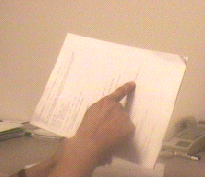
#> input picture images/paper.bmp, 205 x 177 px, found by its file name
$ python example2.py
#> lines starting #> are read from the running program, lines starting #| are printed output that depends on the picture; after the words box and inside, x2 and y2 are one past the last pixel; in counts of white or black regions, pixels touching at a corner belong together
import cv2
import numpy as np
import math

def HoughTransform(edge_map):
    theta_values = np.deg2rad(np.arange(-90.0, 90.0))
    height, width = edge_map.shape
    diagonal_length = int(round(math.sqrt(width * width + height * height)))
    rho_values = np.linspace(-diagonal_length, diagonal_length, diagonal_length * 2 + 1)

    accumulator = np.zeros((len(rho_values), len(theta_values)), dtype=int)
    y_coordinates, x_coordinates = np.nonzero(edge_map)

    for edge_idx in range(len(x_coordinates)):
        x = x_coordinates[edge_idx]
        y = y_coordinates[edge_idx]
        for theta_idx in range(len(theta_values)):
            theta = theta_values[theta_idx]
            rho = int(round(x * np.cos(theta) + y * np.sin(theta)))
            accumulator[rho + diagonal_length, theta_idx] += 1

        # print("%d out of %d edges have voted" % (edge_idx+1, len(x_coordinates)))
        # cv2.imshow("Accumulator", (accumulator * 255 / accumulator.max()).astype(np.uint8))
        # cv2.waitKey(0)
    return accumulator, theta_values, rho_values

def find_local_maxima(accumulator, threshold=30):
    height, width = accumulator.shape
    local_maxima = np.zeros_like(accumulator, dtype=bool)

    for i in range(1, height-1):
        for j in range(1, width-1):
            if accumulator[i, j] > threshold:
                # Check if it's a local maximum
                if accumulator[i, j] >= np.max(accumulator[i-1:i+2, j-1:j+2]):
                    local_maxima[i, j] = True

    return np.argwhere(local_maxima)


im = cv2.imread('images\paper.bmp')
#> im is the input picture: shape (177, 205, 3); mean B, G, R 144.6, 171.8, 206.6

im_gray = cv2.cvtColor(im, cv2.COLOR_BGR2GRAY)
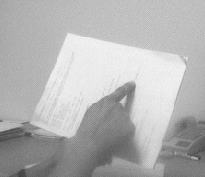
#> im_gray: shape (177, 205); min 63, max 245, mean 179

edge_map = cv2.Canny(im_gray, 70, 150)
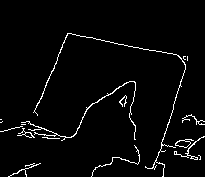
#> edge_map: shape (177, 205); 3.2% white in thin lines or dots, all inside (x1, y1, x2, y2) = (0, 33, 205, 177)

accumulator, theta_values, rho_values = HoughTransform(edge_map)
#> in HoughTransform, `y_coordinates, x_coordinates = np.nonzero(edge_map)`: y_coordinates = 1164 values from 33 to 176; x_coordinates = 1164 values, max 204 at index 516, min 0 at index 478, mean 112.8
#> the loop in HoughTransform, `for edge_idx in range(len(x_coordinates)):` made 1164 passes
#> (x, y) on passes 1 to 3: (67, 33), (68, 33), (69, 33)
#> after the loop in HoughTransform, `for edge_idx in range(len(x_coordinates)):`:
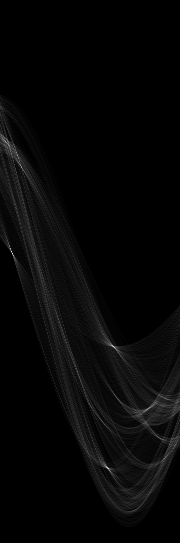
#> accumulator: shape (543, 180) int64; min 0, max 80, mean 2.1; drawn with min black and max white
#> theta_values = 180 values from -1.57 to 1.55; rho_values = 543 values from -271 to 271
# print(np.argwhere(accumulator))
# print(rho_values)
# lines = np.argwhere(accumulator > 30)
lines = find_local_maxima(accumulator, 30)
#> after the loop in find_local_maxima, `for i in range(1, height-1):`:
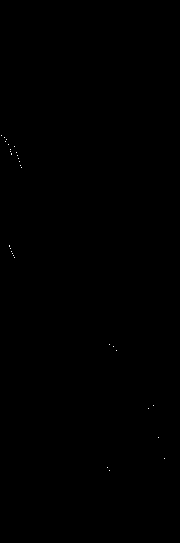
#> local_maxima: shape (543, 180) bool; 0.03% white in thin lines or dots, all inside (x1, y1, x2, y2) = (1, 135, 165, 471)
#> lines = 32 pairs, first value 135 to 470, second value 1 to 164

height, width = im_gray.shape
#> height = 177; width = 205

for line in lines:
    rho = rho_values[line[0]]
    theta = theta_values[line[1]]
    slope = -np.cos(theta)/np.sin(theta)
    intercept = rho/np.sin(theta)
    x1, x2 = 0, width
    y1 = int(slope*x1 + intercept)
    y2 = int(slope*x2 + intercept)
    cv2.line(im, (x1, y1), (x2, y2), (0, 0, 255), 2)
#> this loop made 32 passes
#> (line, rho, theta, slope, intercept, y1, y2) on passes 1 to 12: ([135, 1], -136, -1.55, 0.0175, 136, 136, 139), ([137, 4], -134, -1.5, 0.0699, 134.3, 134, 148), ([139, 6], -132, -1.47, 0.105, 132.7, 132, 154), ([141, 5], -130, -1.48, 0.0875, 130.5, 130, 148), ([144, 8], -127, -1.43, 0.141, 128.2, 128, 157), ([146, 14], -125, -1.33, 0.249, 128.8, 128, 179), ([149, 10], -122, -1.4, 0.176, 123.9, 123, 160), ([151, 10], -120, -1.4, 0.176, 121.9, 121, 157), ([152, 16], -119, -1.29, 0.287, 123.8, 123, 182), ([153, 11], -118, -1.38, 0.194, 120.2, 120, 160), ([154, 11], -117, -1.38, 0.194, 119.2, 119, 159), ([155, 17], -116, -1.27, 0.306, 121.3, 121, 183)
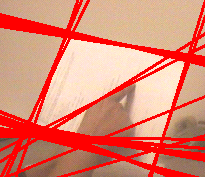
#> im: shape (177, 205, 3); mean B, G, R 111.9, 132.5, 221.4
    # cv2.imshow("Output", im)
    # cv2.waitKey(0)

cv2.imshow("Edges", edge_map)
cv2.imshow("Hough Transform", (accumulator*255/accumulator.max()).astype(np.uint8))
cv2.imshow("Output", im)
cv2.waitKey(0)
cv2.destroyAllWindows()
